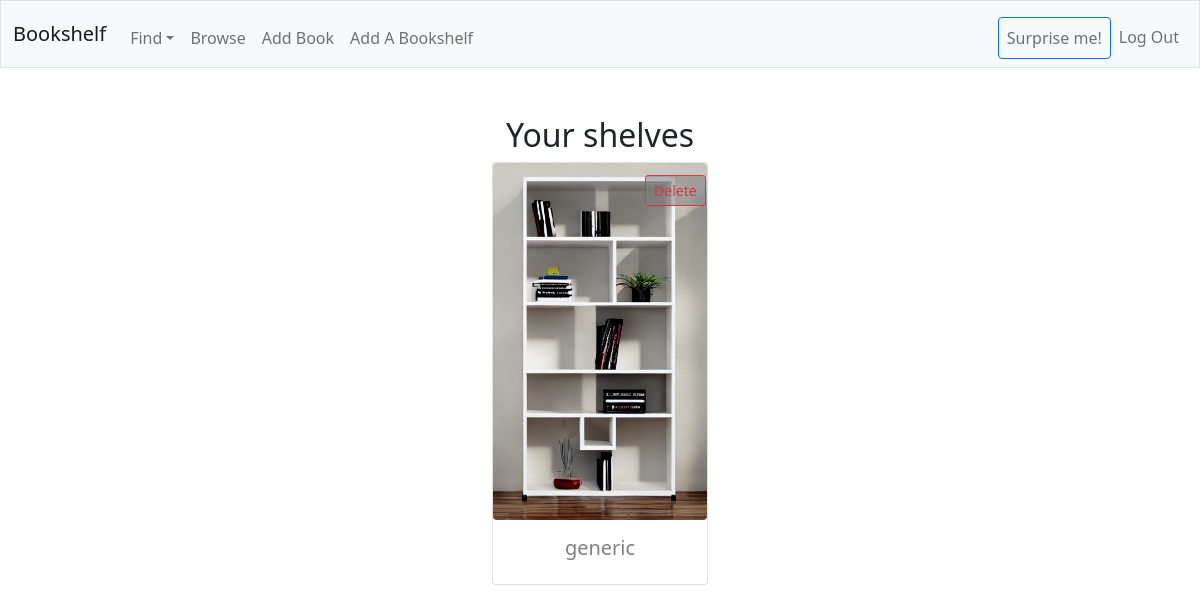
The page /browse (signed in) on the database its author committed.
### tables this page shows
CREATE TABLE bookshelves (
    id INTEGER NOT NULL,
    width INTEGER NOT NULL,
    height INTEGER NOT NULL,
    description TEXT,
    image TEXT,
    user_id INTEGER NOT NULL,
    PRIMARY KEY(id),
    FOREIGN KEY (user_id) REFERENCES users(id)
);

### app.py (the view, shortened to what this page needs)
@app.route('/browse')
@login_required
def browse():
    message = 'Your shelves'
    bookshelves = db.execute(
        "SELECT id, width, height, description, image FROM bookshelves WHERE user_id =?;", session['user_id'])
    return render_template('browse.html', bookshelves=bookshelves, message = message)

### app.py (called while the page is built)
@app.after_request
def after_request(response):
    response.headers['Cache-Control'] = 'no-cache, no-store, must-revalidate'
    response.headers['Expires'] = 0
    response.headers['Pragma'] = 'no-cache'
    return response

### helpers.py (called while the page is built)
def login_required(f):
    @wraps(f)
    def decorated_function(*args, **kwargs):
        if session.get("user_id") is None:
            return redirect("/login")
        return f(*args, **kwargs)
    return decorated_function

### templates/browse.html (shortened to what this page needs)
{% extends "layout.html" %} {% block title %} Browse {% endblock %} {% block
main %}
<h2>{{ message }}</h2>
<div>
	{% if bookshelves %}
	<div class="row row-cols-1 row-cols-md-2 g-4 justify-content-center">
		{% for shelf in bookshelves %}
		<div class="col" style="max-width: 15rem; position: relative">
			<a class="shelf" href="{{url_for('index', shelf_id=shelf['id'])}}">
				<div class="card">
					<img
						src="{{ shelf['image'] }}"
						class="card-img-top rounded"
						alt="..."
					/>
					<div class="card-body">
						<h5 class="card-title">{{ shelf['description'] }}</h5>
					</div>
				</div>
			</a>
			<form action="/browse" method="get">
				<button
					class=" delete-btn btn btn-outline-danger btn-sm"
					name="delete"
					value="{{shelf['id']}}"
					style="
						position: absolute;
						top: 3%;
						right: 6%;
						background-color: rgba(128, 128, 128, 0.533);
					"
				>
					Delete
				</button>
			</form>
		</div>
		{% endfor %}
	</div>
</div>
{%else%}
<div>You have no bookshelves</div>
{%endif%}
 {% endblock %}

### templates/layout.html (style rules this page uses)
a { text-decoration: none; color: grey; }

### rows shown on the page
bookshelves: image (picture), description "generic", {{ shelf['id'] }} 2 (drawn)

### other values the page prints
{{ message }} "Your shelves"
